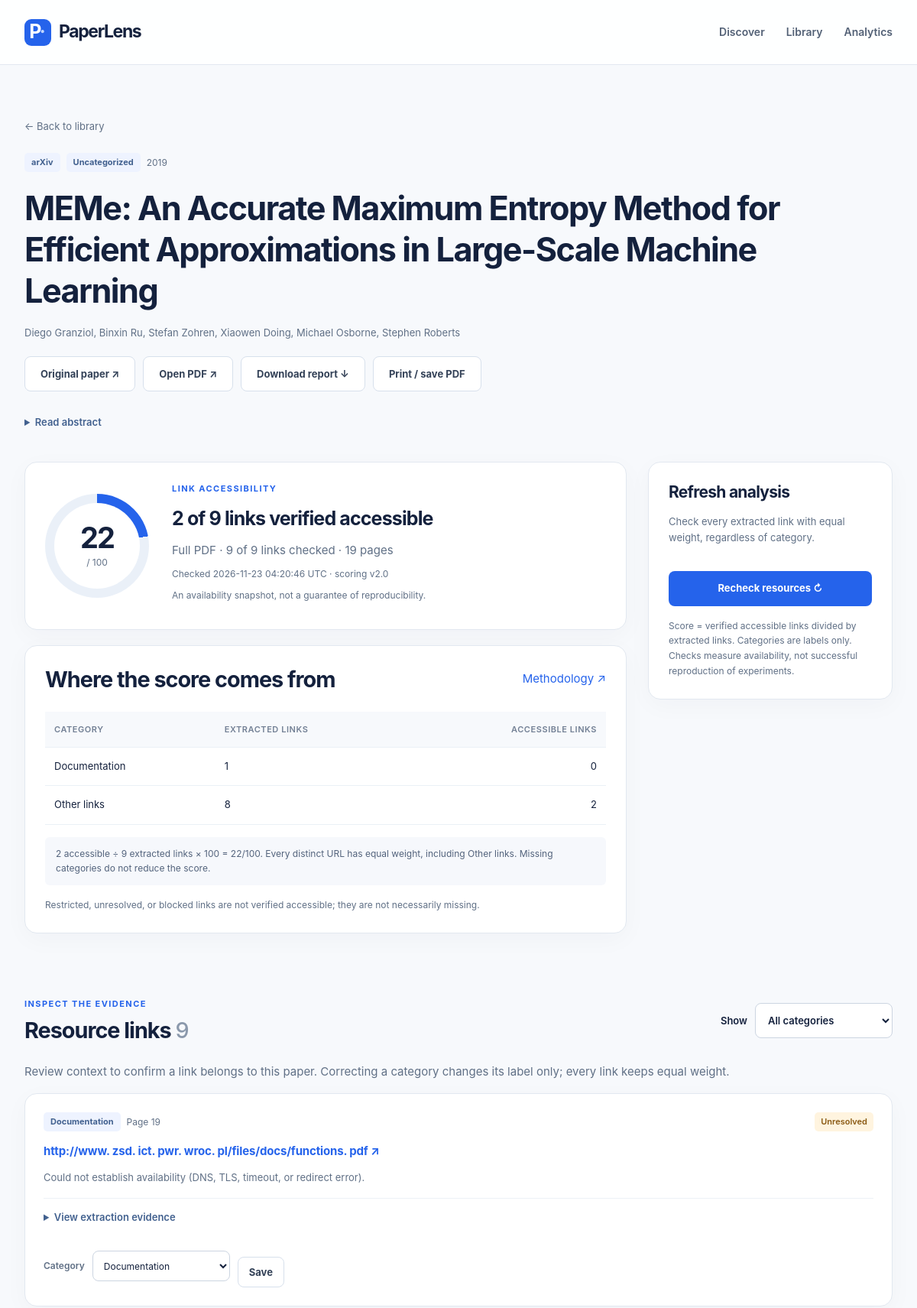
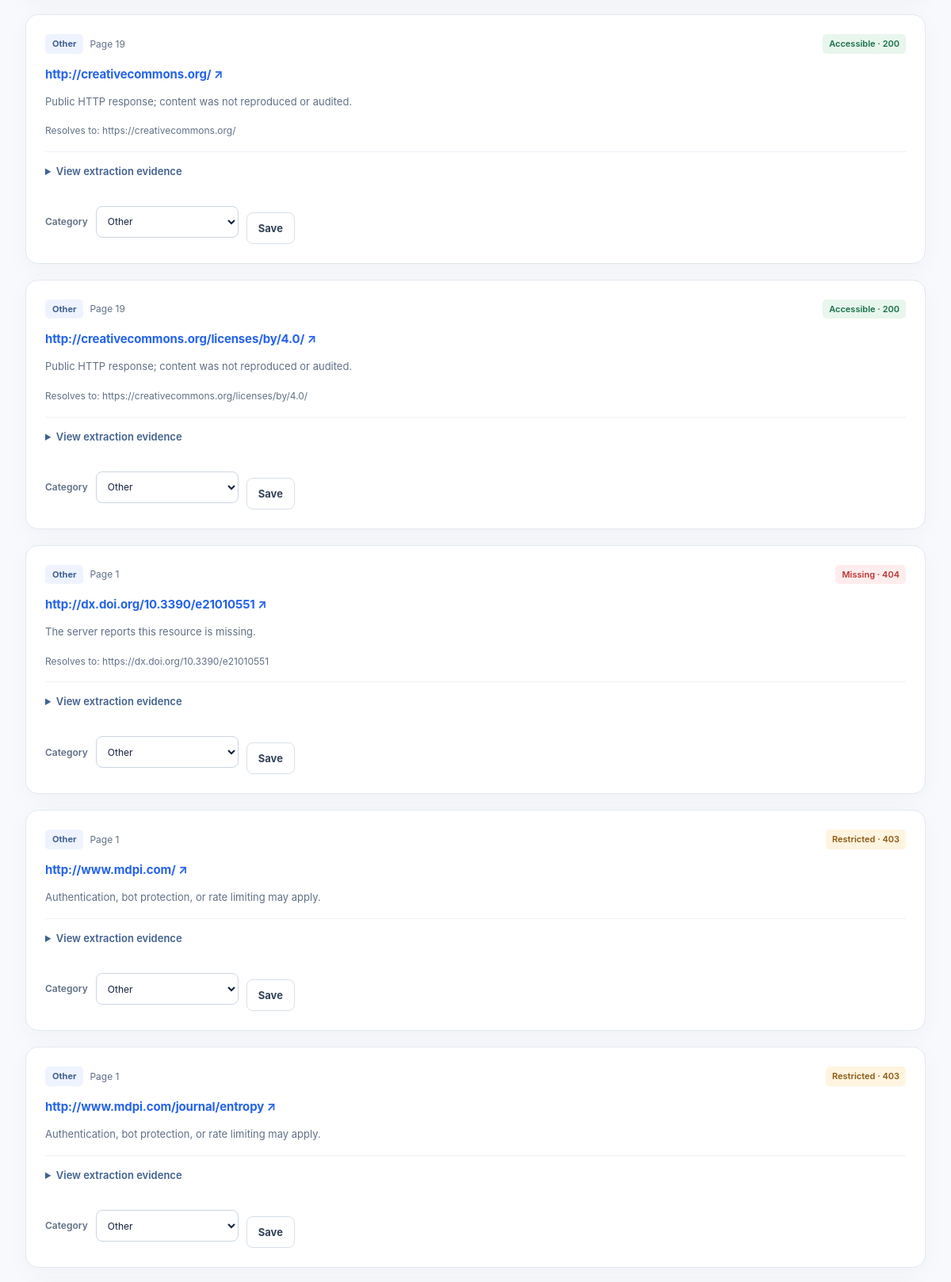
/papers/10 (upper part), run on the app's committed database (2 pictures, top to bottom).
### tables this page shows
CREATE TABLE papers (
    id INTEGER PRIMARY KEY AUTOINCREMENT,

    source TEXT NOT NULL,
    external_id TEXT NOT NULL,

    title TEXT NOT NULL,
    authors TEXT NOT NULL DEFAULT '[]',
    year INTEGER,
    abstract TEXT NOT NULL DEFAULT '',

    paper_url TEXT,
    pdf_url TEXT,

    last_analyzed_at TEXT,

    analysis_status TEXT NOT NULL DEFAULT 'pending'
        CHECK (analysis_status IN ('pending', 'completed', 'partial', 'failed', 'analyzing')),

    identity TEXT UNIQUE NOT NULL,
    area TEXT NOT NULL DEFAULT 'Uncategorized',
    local_path TEXT,
    created_at TEXT NOT NULL,
    report TEXT,
    score INTEGER,

    UNIQUE (source, external_id)
);

CREATE TABLE resources (
    id INTEGER PRIMARY KEY AUTOINCREMENT,

    paper_id INTEGER NOT NULL,

    url TEXT NOT NULL,

    resource_type TEXT NOT NULL
        CHECK (
            resource_type IN (
                'Code',
                'Dataset',
                'Documentation',
                'Supplementary material',
                'Unknown'
            )
        ),

    accessibility_status TEXT NOT NULL
        CHECK (
            accessibility_status IN (
                'Accessible',
                'Inaccessible',
                'Inconclusive'
            )
        ),

    http_status INTEGER,
    error_message TEXT,
    checked_at TEXT,

    status TEXT NOT NULL DEFAULT 'unchecked'
        CHECK (status IN ('unchecked', 'accessible', 'missing', 'restricted', 'unresolved', 'blocked')),
    evidence TEXT NOT NULL DEFAULT '',
    page INTEGER,
    final_url TEXT,
    note TEXT NOT NULL DEFAULT '',


    FOREIGN KEY (paper_id) REFERENCES papers(id) ON DELETE CASCADE,

    UNIQUE (paper_id, url)
);

### app/routes.py (the view)
    @app.route("/papers/<int:paper_id>", methods=["GET"])
    def detail(paper_id):
        paper = paper_or_404(paper_id)
        return render_template(
            "paper.html",
            paper=paper,
            resources=get_resources(paper_id),
            job=latest_job(paper_id),
            categories=CATEGORIES,
        )

### templates/paper.html (shortened to what this page needs)
{% extends "base.html" %}
{% block styles %}
    <link rel="stylesheet"
          href="{{ url_for('static', filename='css/paper.css') }}">
{% endblock %}
{% block content %}
    <section class="container page-head paper-head">
        <a class="back-link" href="{{ url_for('main.library') }}">← Back to library</a>
        <div class="tag-row">
            <span class="tag">{{ paper.source }}</span>
            <span class="tag">{{ paper.area }}</span>
            <span class="meta">{{ paper.year or 'Year unknown' }}</span>
        </div>
        <h1>{{ paper.title }}</h1>
        <p class="authors">
            {{ paper.authors | join(", ") if paper.authors else 'Author information not provided' }}
        </p>
        <div class="actions">
            {% if paper.paper_url %}
                <a class="button secondary"
                   href="{{ paper.paper_url }}"
                   target="_blank"
                   rel="noopener noreferrer">Original paper ↗</a>
            {% endif %}
            {% if paper.pdf_url %}
                <a class="button secondary"
                   href="{{ paper.pdf_url }}"
                   target="_blank"
                   rel="noopener noreferrer">Open PDF ↗</a>
            {% endif %}
            {% if paper.report %}
                <a class="button secondary"
                   href="{{ url_for('main.report_json', paper_id=paper.id) }}">
                    Download report ↓
                </a>
                <button class="button secondary" type="button" data-print>Print / save PDF</button>
            {% endif %}
        </div>
        {% if paper.abstract %}
            <details class="abstract-block">
                <summary>Read abstract</summary>
            </details>
        {% endif %}
    </section>
    <section class="container section report-layout{% if paper.report %} report-ready{% endif %}">
        <div>
            {% if paper.report %}
                <article class="panel score-panel">
                    <div class="score-ring" style="--score: {{ paper.score or 0 }}">
                        <div>
                            <strong>{{ paper.score if paper.score is not none else '—' }}</strong>
                            <span>{{ '/ 100' if paper.score is not none else 'Not scored' }}</span>
                        </div>
                    </div>
                    <div>
                        <span class="eyebrow">LINK ACCESSIBILITY</span>
                        <h2>{{ paper.report.label }}</h2>
                        <p class="muted">
                            {{ paper.report.scope }} · {{ paper.report.checked_count }} of {{ paper.report.resource_count }} links checked
                            {% if paper.report.pages %}
                                · {{ paper.report.pages }} {{ 'page' if paper.report.pages == 1 else 'pages' }}
                            {% endif %}
                        </p>
                        <p class="meta">
                            Checked {{ paper.report.analyzed_at[:19] | replace('T', ' ') }} UTC · scoring v{{ paper.report.version }}
                        </p>
                        <p class="meta">An availability snapshot, not a guarantee of reproducibility.</p>
                    </div>
                </article>
                <section class="panel">
                    <div class="section-heading">
                        <h2>Where the score comes from</h2>
                        <a href="{{ url_for('main.methodology') }}">Methodology ↗</a>
                    </div>
                    <div class="table-wrap">
                        <table>
                            <thead><tr><th>Category</th><th>Extracted links</th><th>Accessible links</th></tr></thead>
                            <tbody>
                                {% for row in paper.report.breakdown %}
                                    <tr><td>{{ row.label }}</td><td>{{ row.discovered }}</td><td>{{ row.accessible }}</td></tr>
                                {% else %}
                                    <tr><td colspan="3">No extracted links to score.</td></tr>
                                {% endfor %}
                            </tbody>
                        </table>
                    </div>
                    <p class="meta formula">
                        {% if paper.score is not none %}
                            {{ paper.report.earned }} accessible ÷ {{ paper.report.denominator }} extracted links × 100 = {{ paper.score }}/100.
                        {% else %}
                            Not scored: no links were checked. This does not establish that resources are absent.
                        {% endif %}
                        Every distinct URL has equal weight, including Other links. Missing categories do not reduce the score.
                    </p>
                    <p class="meta">
                        Restricted, unresolved, or blocked links are not verified accessible; they are not necessarily missing.
                    </p>
                </section>
            {% endif %}
        </div>
        <aside class="panel analysis-controls">
            <h2>
                {% if paper.report %}
                    Refresh analysis
                {% else %}
                    Analyze this paper
                {% endif %}
            </h2>
            <p class="muted">Check every extracted link with equal weight, regardless of category.</p>
            <form action="{{ url_for('main.analyze_paper', paper_id=paper.id) }}" method="post" data-busy>
                <button class="button primary" type="submit" {% if paper.analysis_status == 'analyzing' %}disabled{% endif %}>
                    {% if paper.analysis_status == 'analyzing' %}Analysis running…
                    {% elif paper.report %}Recheck resources ↻
                    {% else %}Start analysis →{% endif %}
                </button>
            </form>
            <p class="meta">Score = verified accessible links divided by extracted links. Categories are labels only. Checks measure availability, not successful reproduction of experiments.</p>
        </aside>
    </section>
    {% if paper.report %}
        <section class="container section" id="resources">
            <div class="section-heading">
                <div>
                    <span class="eyebrow">INSPECT THE EVIDENCE</span>
                    <h2>
                        Resource links
                        <span class="count">{{ resources|length }}</span>
                    </h2>
                </div>
                <label class="resource-filter">
                    Show
                    <select id="resource-filter">
                        <option value="">All categories</option>
                    </select>
                </label>
            </div>
            <p class="muted">
                Review context to confirm a link belongs to this paper. Correcting a category changes its label only; every link keeps equal weight.
            </p>
            <div class="resource-list">
                {% for resource in resources %}
                    <article class="panel resource-card" data-category="{{ resource.category }}">
                        <div class="card-top">
                            <div class="tag-row">
                                <span class="tag">{{ resource.category|capitalize }}</span>
                                {% if resource.page %}
                                    <span class="meta">Page {{ resource.page }}</span>
                                {% else %}
                                    <span class="meta">Abstract</span>
                                {% endif %}
                            </div>
                            <span class="status {{ resource.status }}">
                                {{ resource.status|capitalize }}
                                {% if resource.http_status %}
                                    · {{ resource.http_status }}
                                {% endif %}
                            </span>
                        </div>
                        <h3>
                            <a href="{{ resource.url }}"
                               target="_blank"
                               rel="noopener noreferrer">{{ resource.url }} ↗</a>
                        </h3>
                        <p class="resource-note">{{ resource.note }}</p>
                        {% if resource.final_url and resource.final_url != resource.url %}
                            <p class="meta">Resolves to: {{ resource.final_url }}</p>
                        {% endif %}
                        <details>
                            <summary>View extraction evidence</summary>
                        </details>
                        <form class="category-form"
                              action="{{ url_for('main.update_category', resource_id=resource.id) }}"
                              method="post"
                              data-busy>
                            <label for="category-{{ resource.id }}">Category</label>
                            <select id="category-{{ resource.id }}"
                                    name="category"
                                    {% if paper.analysis_status == 'analyzing' %}disabled{% endif %}>
                                {% for category in categories %}
                                    <option value="{{ category }}"
                                            {% if resource.category == category %}selected{% endif %}>
                                        {{ category|capitalize }}
                                    </option>
                                {% endfor %}
                            </select>
                            <button class="button small secondary"
                                    type="submit"
                                    {% if paper.analysis_status == 'analyzing' %}disabled{% endif %}>
                                Save
                            </button>
                        </form>
                    </article>
                {% endfor %}
            </div>
        </section>
    {% endif %}
{% endblock %}

### data on the page
papers: source "arXiv", area "Uncategorized", year "2019", title "MEMe: An Accurate Maximum Entropy Method for Efficient Approximations in Large-Scale Machine Learning", score "22", score "/ 100"
resources: label "Documentation", discovered "1", accessible "0", category "Documentation", page "19", status "Unresolved", url "http://www. zsd. ict. pwr. wroc. pl/files/docs/functions. pdf", note "Could not establish availability (DNS, TLS, timeout, or redirect error)."
resources: category "Other", page "19", status "Accessible", http_status "200", url "http://creativecommons.org/", note "Public HTTP response; content was not reproduced or audited.", final_url "https://creativecommons.org/"
resources: category "Other", page "19", status "Accessible", http_status "200", url "http://creativecommons.org/licenses/by/4.0/", note "Public HTTP response; content was not reproduced or audited.", final_url "https://creativecommons.org/licenses/by/4.0/"
resources: category "Other", page "1", status "Missing", http_status "404", url "http://dx.doi.org/10.3390/e21010551", note "The server reports this resource is missing.", final_url "https://dx.doi.org/10.3390/e21010551"
resources: category "Other", page "1", status "Restricted", http_status "403", url "http://www.mdpi.com/", note "Authentication, bot protection, or rate limiting may apply."
resources: category "Other", page "1", status "Restricted", http_status "403", url "http://www.mdpi.com/journal/entropy", note "Authentication, bot protection, or rate limiting may apply."

### other printed values
{{ paper.report.label }} "2 of 9 links verified accessible"
{{ paper.report.scope }} "Full PDF"
{{ paper.report.checked_count }} "9"
{{ paper.report.resource_count }} "9"
{{ paper.report.pages }} "19"
{{ 'page' if paper.report.pages == 1 else 'pages' }} "pages"
{{ paper.report.analyzed_at[:19] | replace('T', ' ') }} "2026-11-23 04:20:46"
{{ paper.report.version }} "2.0"
{{ row.label }} "Other links"
{{ row.discovered }} "8"
{{ row.accessible }} "2"
{{ paper.report.earned }} "2"
{{ paper.report.denominator }} "9"
{{ resources|length }} "9"
